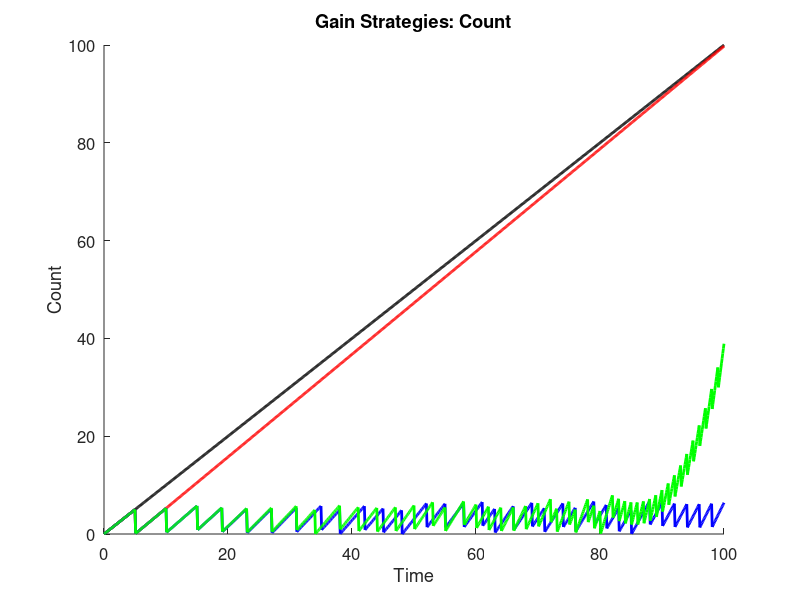
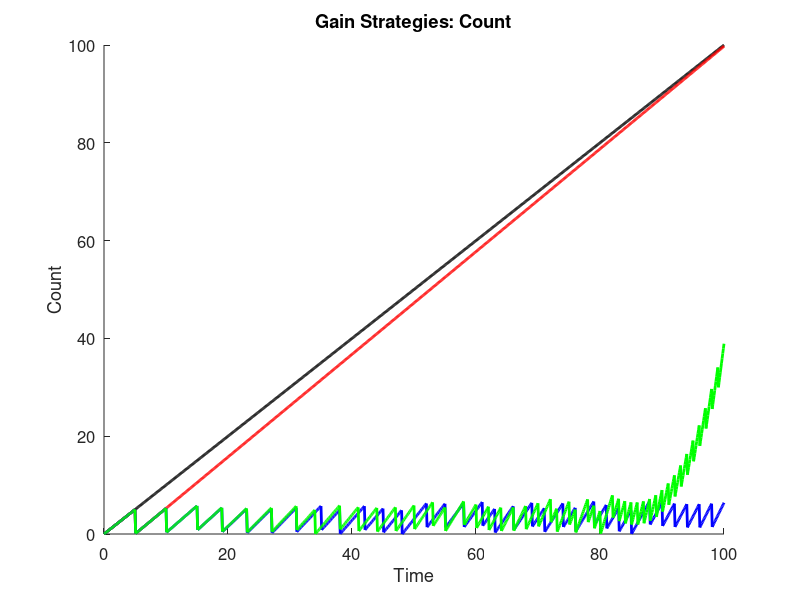
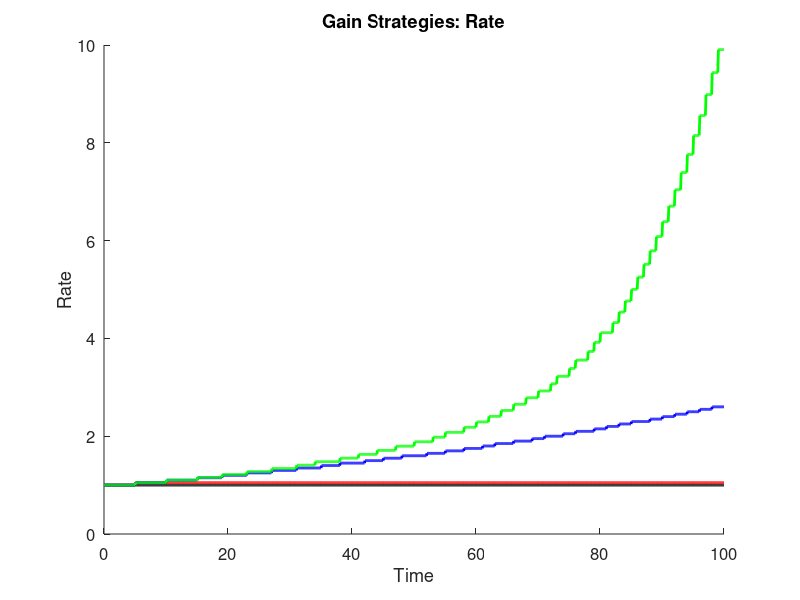
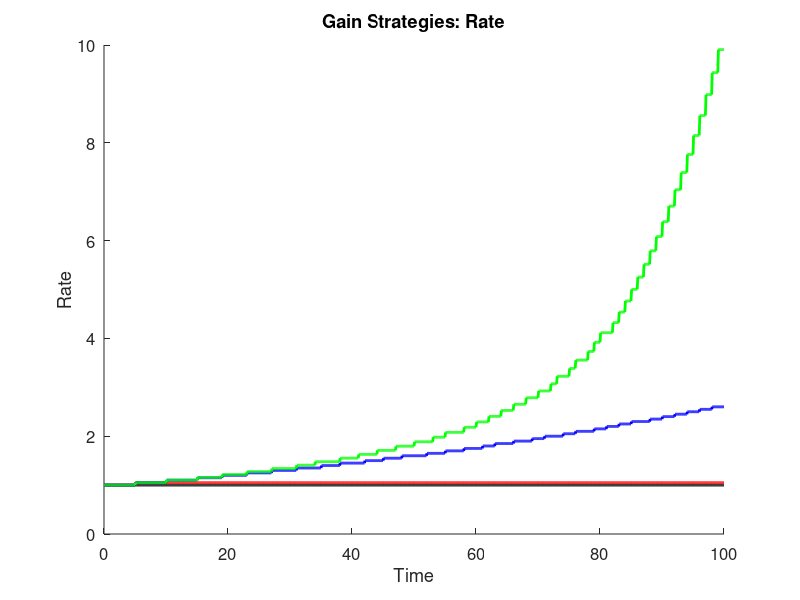

Source code (MATLAB) for these figures, in order: (Note: this script raises an error after producing the figures.)
% GainStrategies.m
%
% Question: Is it better to spend and increase productivity or to keep a
% steady gain when trying to reach a set amount?
% Answer: This code! (Potentially...)
%
% Code: starting at the same point, with the same gain rate, one case will
% raise steadily as the control.  Different cases will be added to show
% different strategies, such as spending points to increase gain rate,
% doing so once or constantly, for different amounts of gain rate increase,
% etc...
%
% INPUTS:
%
% OUTPUTS:
% 1) Plot with different cases showing gain over set amount of time, very
% long-term
% 2) Spreadsheet with data values
% 3) Spreadsheet with summary
%
% CASES:
% 0) ControlCase - Steady, linear, increasing 1-to-1; will also be uses as
% a counter
% XX) CaseXX - start with steady gain, reach certain amount, spend points
% to increase gain rate, reach certain amount again, spend points to
% increase gain rate again
% VARIABLES: not all may be used
% 1) Spend Amount - minimum spending amount to increase gain rate; will try
% different minimum amounts
% 2) Gain Rate Increase - amount by which gain rate will increase; will try
% different incease amounts
% 3) Type of Increase - addition or multiplication; multiplication will be
% greater, addition will show by how much
% 4) Times to Increase Gain - number of times to spend and increase gain;
% will try limited or continuous
% 5) Limit of Single Increase - number of spending and increase in one
% action; will try minimum of 1 to maximum available

% Clean up MATLAB workstation; check which are needed
close all;
clear all;
clc;

out_dir = 'C:\Users\I2R_Admin\Documents\Work\Study\Git\RepositoryExample\Outputs\'

% Set up output file
gainDetailsFile = 'GainStrategies.xlsx';
IDT = {'Time\Control Case', 'Control Rate', 'Case 1', 'Rate 1', 'Case 2', 'Rate 2', 'Case 3', 'Rate 3'};
IDI = {};
IDD = 0;
rowToWrite = 0;

% Control case details
timeLength = 100;
controlGain = 0.1;

% Case details
sumCase1 = 0;
gainCase1 = controlGain;
haveInc = 0;
sumCase2 = 0;
gainCase2 = controlGain;
sumCase3 = 0;
gainCase3 = controlGain;

for t = 0:controlGain:timeLength
    rowToWrite = rowToWrite + 1;
    
    % Gain
    % Control case
    IDD(rowToWrite, 1) = t;
    IDD(rowToWrite, 2) = controlGain/0.1;
    % Case 1
    IDD(rowToWrite, 3) = sumCase1;
    IDD(rowToWrite, 4) = gainCase1/0.1;
    sumCase1 = sumCase1 + gainCase1;
    % Case 2
    IDD(rowToWrite, 5) = sumCase2;
    IDD(rowToWrite, 6) = gainCase2/0.1;
    sumCase2 = sumCase2 + gainCase2;
	% Case 3
	IDD(rowToWrite, 7) = sumCase3;
	IDD(rowToWrite, 8) = gainCase3/0.1;
	sumCase3 = sumCase3 + gainCase3;
    
    % Change rates
    % Case 1
    if haveInc == 0
        if sumCase1 >= 5
            haveInc = 1;
            sumCase1 = double(single(sumCase1) - 5);
            gainCase1 = gainCase1 + 0.005;
        end
    end
    % Case 2
    if mod(t, 1) == 0
        if sumCase2 >= 5
            sumCase2 = sumCase2 - 5;
            gainCase2 = gainCase2 + 0.005;
        end
    end
	% Case 3
	if mod(t, 1) == 0
		if sumCase3 >= 5
			sumCase3 = sumCase3 - 5;
			gainCase3 = gainCase3*1.05;
		end
	end
end

figure;
hold on
plot(IDD(:, 1), IDD(:, 1), 'k', 'LineWidth', 2);
plot(IDD(:, 1), IDD(:, 3), 'r', 'LineWidth', 2);
plot(IDD(:, 1), IDD(:, 5), 'b', 'LineWidth', 2);
plot(IDD(:, 1), IDD(:, 7), 'g', 'LineWidth', 2);
title('Gain Strategies: Count', 'Interpreter', 'none');
xlabel('Time', 'FontSize', 12);
ylabel('Count', 'FontSize', 12);
set(gca, 'FontSize', 12);
savefig(gcf, [out_dir 'GainStrategies.fig']);
saveas(gcf, [out_dir 'GainStrategies.png']);

figure;
hold on
plot(IDD(:, 1), IDD(:, 2), 'k', 'LineWidth', 2);
plot(IDD(:, 1), IDD(:, 4), 'r', 'LineWidth', 2);
plot(IDD(:, 1), IDD(:, 6), 'b', 'LineWidth', 2);
plot(IDD(:, 1), IDD(:, 8), 'g', 'LineWidth', 2);
title('Gain Strategies: Rate', 'Interpreter', 'none');
xlabel('Time', 'FontSize', 12);
ylabel('Rate', 'FontSize', 12);
set(gca, 'FontSize', 12);
savefig(gcf, [out_dir 'GainRate.fig']);
saveas(gcf, [out_dir 'GainRate.png']);

saveData(out_dir, gainDetailsFile, IDT, IDI, IDD);
